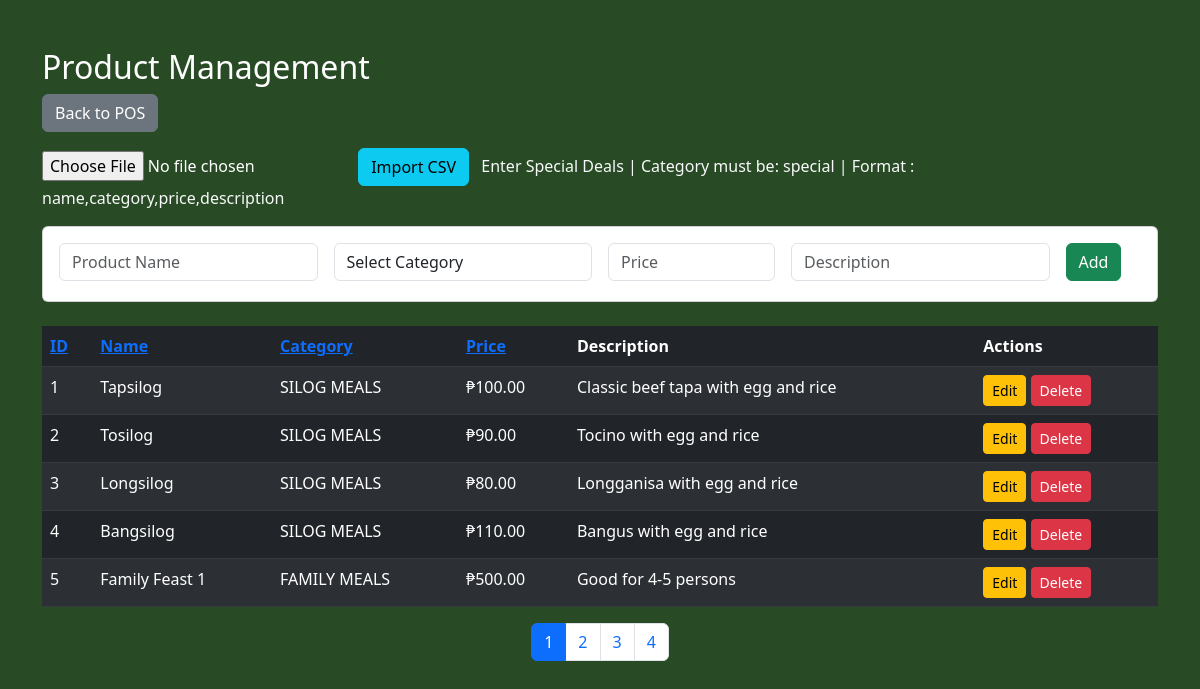
The page /products_crud.php?sort_by=product_id&sort_dir=asc on the database its author committed.
### tables this page shows
CREATE TABLE `products` (
  `product_id` int(11) NOT NULL,
  `name` varchar(100) NOT NULL,
  `category` varchar(50) NOT NULL,
  `price` decimal(10,2) NOT NULL,
  `description` text DEFAULT NULL
);

### products_crud.php (the view, shortened to what this page needs)
<?php
$conn = new mysqli("localhost", "root", "", "binalots");
$allowed_categories = [
    'silog' => 'SILOG MEALS',
    'family' => 'FAMILY MEALS',
    'sizzling' => 'SIZZLING PLATES',
    'beverages' => 'BEVERAGES',
    'addons' => 'ADD-ONS',
    'special' => 'SPECIAL DEALS'
];
$per_page = 5;
$page = isset($_GET['page']) ? max(1, intval($_GET['page'])) : 1;
$offset = ($page - 1) * $per_page;
$sort_by = isset($_GET['sort_by']) ? $_GET['sort_by'] : 'product_id';
$sort_dir = isset($_GET['sort_dir']) && strtolower($_GET['sort_dir']) === 'asc' ? 'ASC' : 'DESC';
$count_result = $conn->query("SELECT COUNT(*) as total FROM products");
$total = $count_result ? $count_result->fetch_assoc()['total'] : 0;
$total_pages = ceil($total / $per_page);
$products = $conn->query("SELECT * FROM products ORDER BY $sort_by $sort_dir LIMIT $per_page OFFSET $offset");
$edit_product = null;
?>
<!DOCTYPE html>
<html lang="en">
<head>
    <link href="https://cdn.jsdelivr.net/npm/bootstrap@5.3.0-alpha3/dist/css/bootstrap.min.css" rel="stylesheet">
</head>
<body style="background:#284b25;color:white;">
<div class="container mt-5">
    <h2>Product Management</h2>
    <a href="home.php" class="btn btn-secondary mb-3">Back to POS</a>
    <form method="POST" enctype="multipart/form-data" class="mb-3">
        <input type="file" name="excel_file" accept=".csv" required>
        <button type="submit" name="import" class="btn btn-info">Import CSV</button>
        <span class="text-light ms-2"> Enter Special Deals | Category must be: special | Format : name,category,price,description</span>
    </form>
    <div class="card mb-4">
        <div class="card-body">
            <form method="POST" class="row g-3" id="productForm">
                <div class="col-md-3">
                    <input type="text" name="name" class="form-control" placeholder="Product Name" required value="<?= $edit_product['name'] ?? '' ?>">
                </div>
                <div class="col-md-3">
                    <select name="category" class="form-control" required>
                        <option value="">Select Category</option>
                    </select>
                </div>
                <div class="col-md-2">
                    <input type="number" step="0.01" name="price" class="form-control" placeholder="Price" required value="<?= $edit_product['price'] ?? '' ?>">
                </div>
                <div class="col-md-3">
                    <input type="text" name="description" class="form-control" placeholder="Description" value="<?= $edit_product['description'] ?? '' ?>">
                </div>
                <div class="col-md-1">
                    <?php if ($edit_product): ?>
                        <button type="submit" name="edit" class="btn btn-warning" id="submitBtn">Update</button>
                    <?php else: ?>
                        <button type="submit" name="add" class="btn btn-success" id="submitBtn">Add</button>
                    <?php endif; ?>
                </div>
            </form>
        </div>
    </div>
    <table class="table table-dark table-striped">
        <thead>
            <tr>
                <th><a href="?sort_by=product_id&sort_dir=<?= $sort_by=='product_id'&&$sort_dir=='ASC'?'desc':'asc' ?>">ID</a></th>
                <th><a href="?sort_by=name&sort_dir=<?= $sort_by=='name'&&$sort_dir=='ASC'?'desc':'asc' ?>">Name</a></th>
                <th><a href="?sort_by=category&sort_dir=<?= $sort_by=='category'&&$sort_dir=='ASC'?'desc':'asc' ?>">Category</a></th>
                <th><a href="?sort_by=price&sort_dir=<?= $sort_by=='price'&&$sort_dir=='ASC'?'desc':'asc' ?>">Price</a></th>
                <th>Description</th>
                <th>Actions</th>
            </tr>
        </thead>
        <tbody>
        <?php while($row = $products->fetch_assoc()): ?>
            <tr>
                <td><?= $row['product_id'] ?></td>
                <td><?= htmlspecialchars($row['name']) ?></td>
                <td><?= isset($allowed_categories[$row['category']]) ? $allowed_categories[$row['category']] : htmlspecialchars($row['category']) ?></td>
                <td>₱<?= number_format($row['price'],2) ?></td>
                <td><?= htmlspecialchars($row['description']) ?></td>
                <td>
                    <a href="?edit=<?= $row['product_id'] ?>" class="btn btn-warning btn-sm">Edit</a>
                    <a href="?delete=<?= $row['product_id'] ?>" class="btn btn-danger btn-sm" onclick="return confirm('Delete this product?')">Delete</a>
                </td>
            </tr>
        <?php endwhile; ?>
        </tbody>
    </table>
    <nav>
      <ul class="pagination justify-content-center">
        <?php for($i=1; $i<=$total_pages; $i++): ?>
          <li class="page-item <?= ($i==$page)?'active':'' ?>">
            <a class="page-link" href="?page=<?= $i ?>&sort_by=<?= $sort_by ?>&sort_dir=<?= strtolower($sort_dir) ?>"><?= $i ?></a>
          </li>
        <?php endfor; ?>
      </ul>
    </nav>
</div>
</body>
</html>

### rows shown on the page
products: product_id "1", name "Tapsilog", category "SILOG MEALS", price "100.00", description "Classic beef tapa with egg and rice"
products: product_id "2", name "Tosilog", category "SILOG MEALS", price "90.00", description "Tocino with egg and rice"
products: product_id "3", name "Longsilog", category "SILOG MEALS", price "80.00", description "Longganisa with egg and rice"
products: product_id "4", name "Bangsilog", category "SILOG MEALS", price "110.00", description "Bangus with egg and rice"
products: product_id "5", name "Family Feast 1", category "FAMILY MEALS", price "500.00", description "Good for 4-5 persons"
